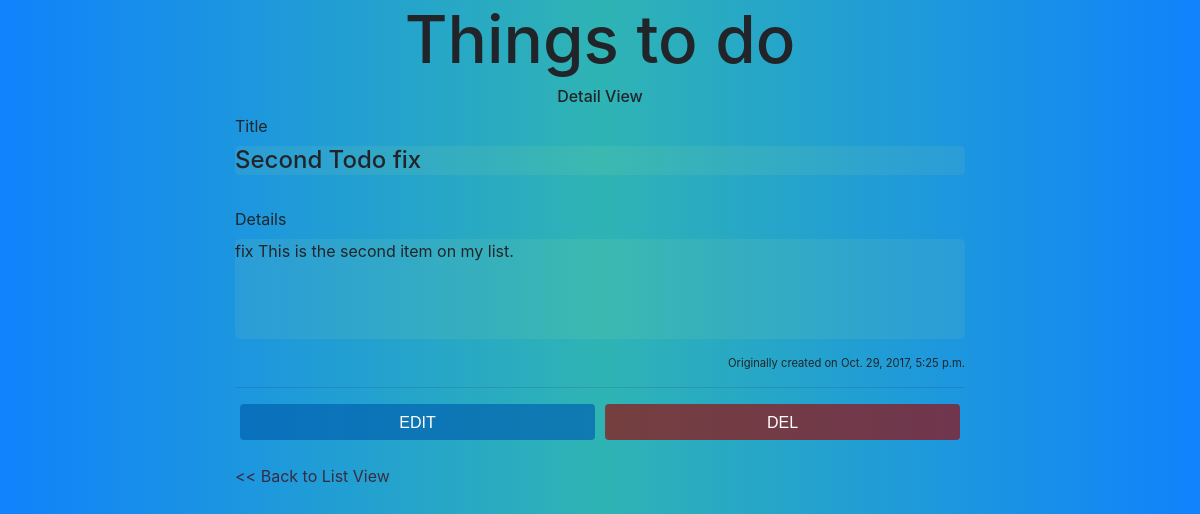
Page /details/2/ on the earlier database version.
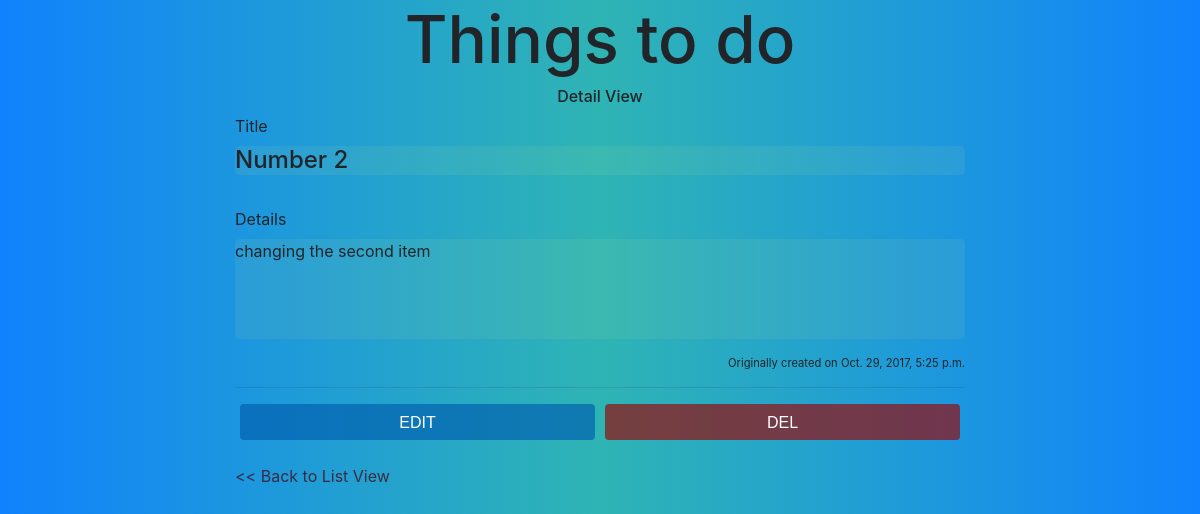
Same page on the later database version.
### todoapp/models.py (models this page shows, shortened)
class Todo(models.Model):
    title = models.CharField(max_length=200)
    text = models.TextField()
    created_at = models.DateTimeField(default=datetime.now, blank=True)

### todoapp/views.py (the view)
# urls.py: url(r'^details/(?P<id>\w{0,50})/$', views.details),
def details(request, id):
    todo = Todo.objects.get(id=id)
    context = {
        'todo': todo
    }
    return render(request, 'details.html', context)

### todoapp/templates/details.html
{% include 'partials/header.html' %}
<nav class="nav justify-content-center">
        <h6>Detail View</h6>
</nav>
<div class="container-fluid wrapper">
    <form>
        <label for="title">Title</label>
        <br/>
        <h4 class="details-view title-input">{{todo.title}}</h4>
        <br>
        <label for="text">Details</label>
        <br>
        <p class="details-view details-input">{{todo.text}}</p>
        <p class="timestamp">Originally created on {{todo.created_at}}</p>
    </form>
    <hr>
        <div class="nav justify-content-center">
            <nav class="nav nav-pills nav-justified">
                <a class="nav-item nav-link button edit-button" href="/todoapp/edit/{{todo.id}}">EDIT</a>
                <a class="nav-item nav-link button delete-button" href="/todoapp/delete/{{todo.id}}">DEL</a>
            </nav>
        </div>
    <br>
    <a href="/todoapp"> << Back to List View</a>
</div>
{% include 'partials/footer.html' %}

Differences in the rows shown:
changed Todo: title "Second Todo fix" → "Number 2"; text "fix This is the second item on my list." → "changing the second item"
